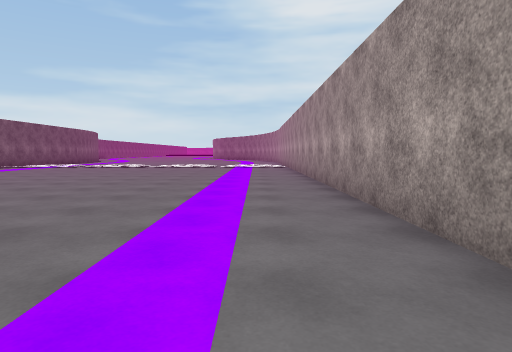
[1] (above)

24 first-person views from a walk through a Unity game level. The camera is 1.2 m above the floor, tilts 4° down and sees 75° across. The floor is counted in squares, 2 m on a side. Each view is taken from the middle of a square. On the plan, view 1 faces up. The plan holds only what a view shows up to about 10 squares ahead; the rest is blank. The place goes on beyond the plan. Surface patterns are stand-ins for the level's own textures.

[2]
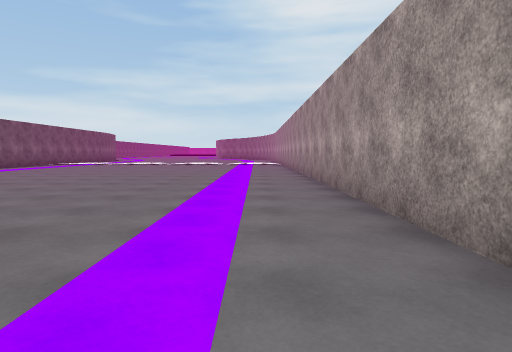

[3]
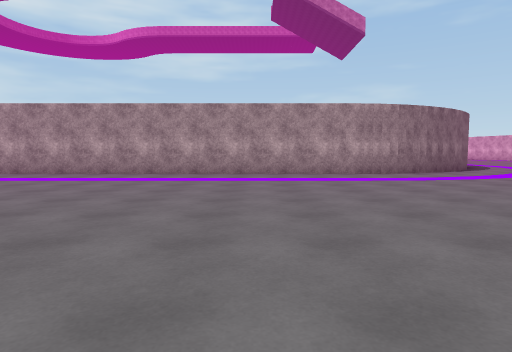

[4]
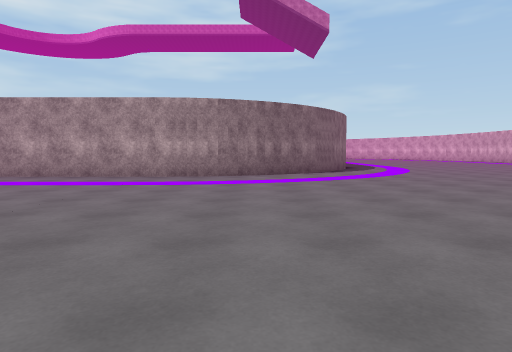

[5]
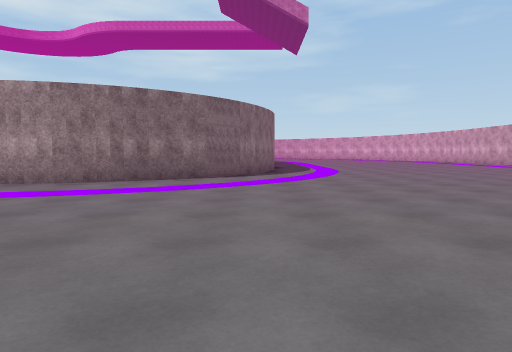

[6]
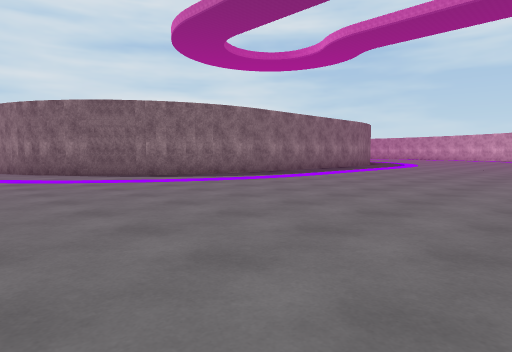

[7]
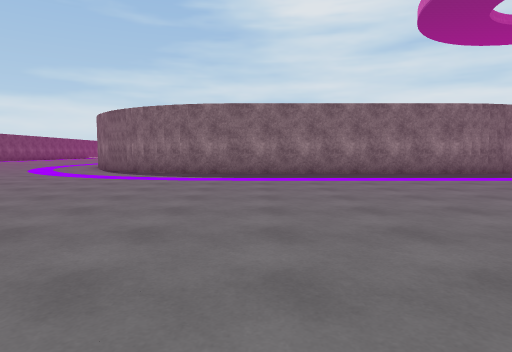

[8]
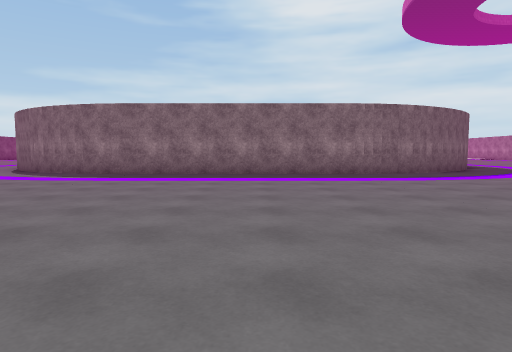

[9]
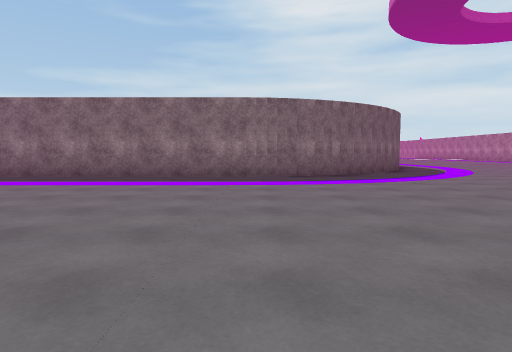

[10]
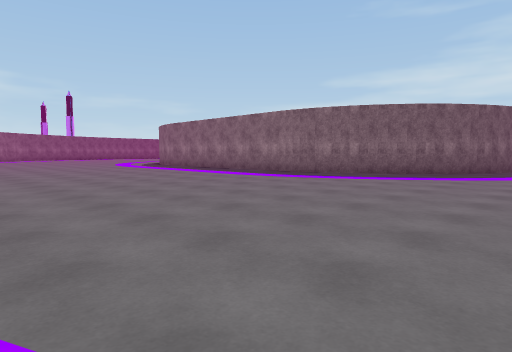

[11]
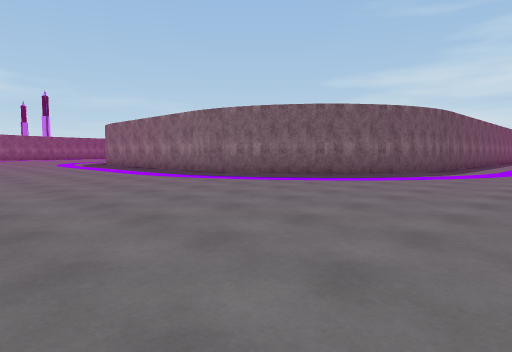

[12]
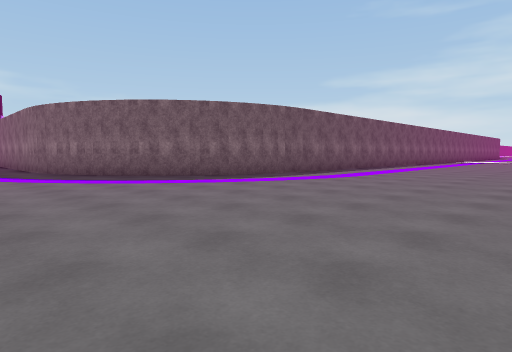

[13]
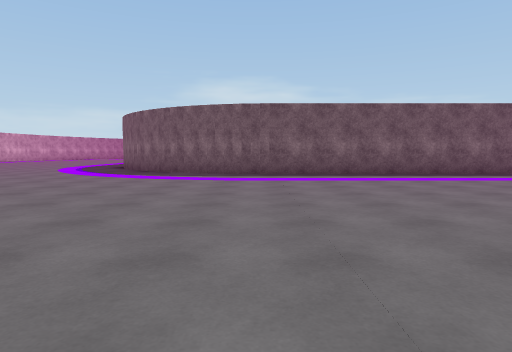

[14]
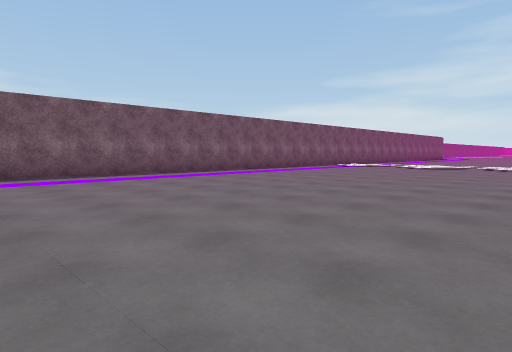

[15]
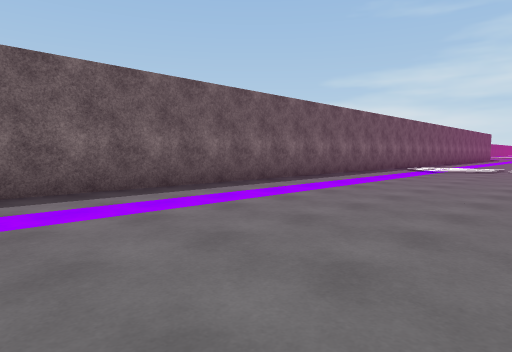

[16]
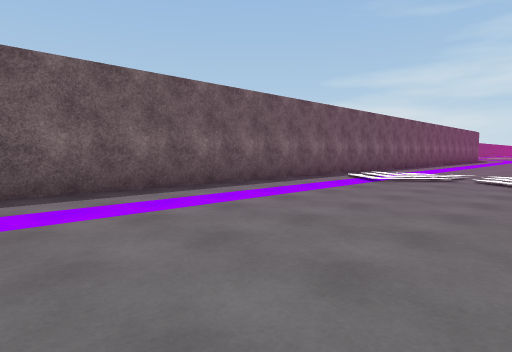

[17]
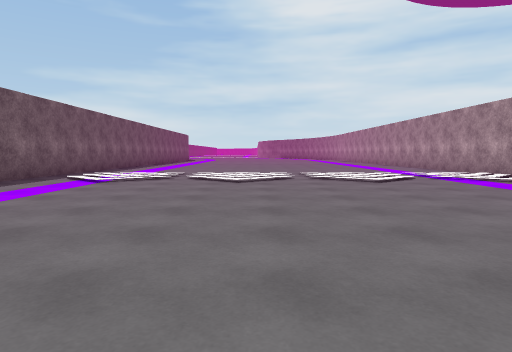

[18]
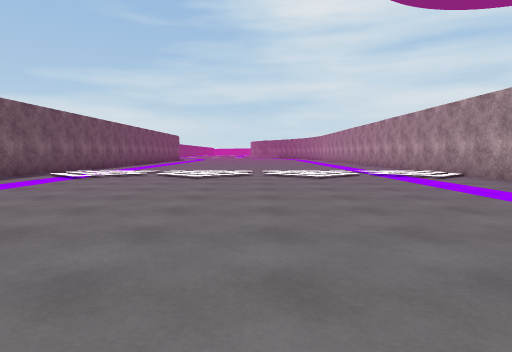

[19]
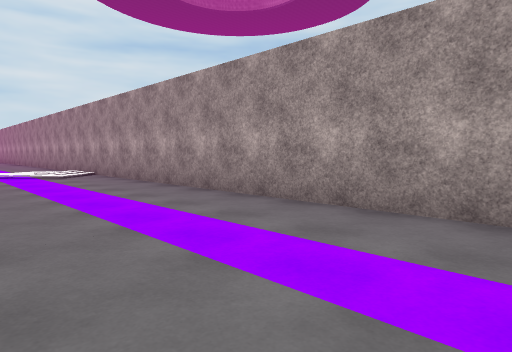

[20]
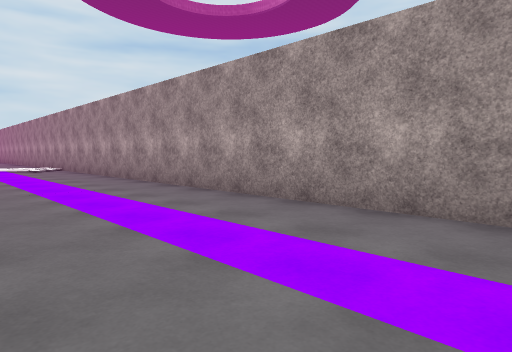

[21]
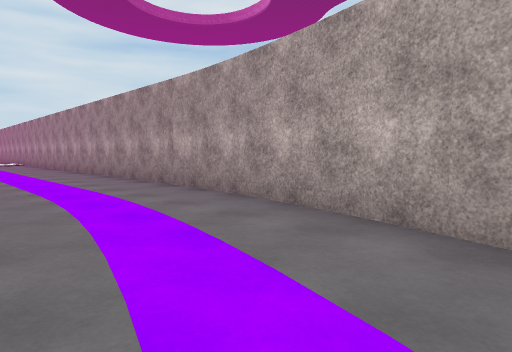

[22]
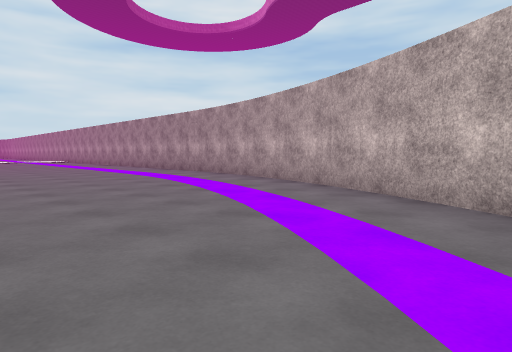

[23]
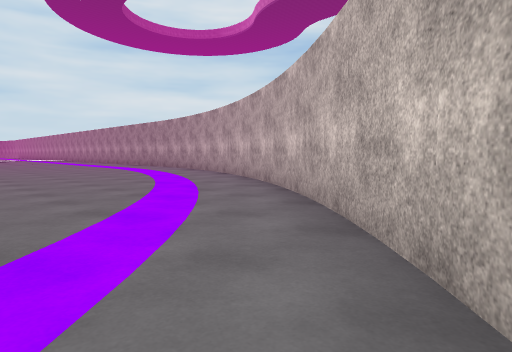

[24]
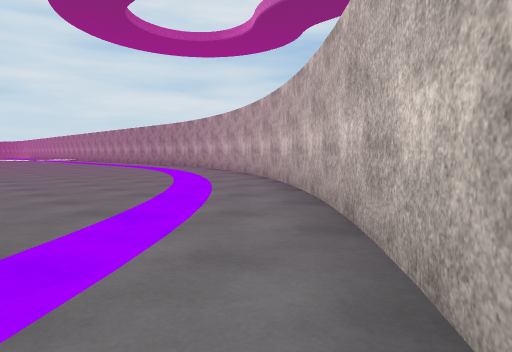

### Floor plan
Key: @ floor where view 1 was taken; # wall or solid block; . floor; / step, stairs or slope.
Columns run from 8 left of view 1 to 32 right of it. Each row starts with its distance up from view 1.
 10  .........#                #.           #
  9  .........#                #./ .//.//.//#
  8   ........#                #.//.//.//./.#
  7  .........#                #.//.//.//.//#
  6  .........#                #............#
  5   ........#                #............#
  4    .......#                #............#
  3    .......#                #............#
  2     ......#                #............#
  1      .....#                #............#
  0    .....@.#                #............#
 -1   ........#                #............#
 -2  .........#                #............#
 -3 ..........#                #............#
 -4  .........#                #............#
 -5   ........#                #............#
 -6    .......#                #............#
 -7   ........#                #...........##
 -8  .........##              ##...........#
 -9   .........#              #............#
-10    ........###          ###............#
-11    ..........############..............#
-12     ..................................##
-13      .................................#
-14       ...............................##
-15         .............................#
-16         ............................##
-17         ...........................##
-18         ..........................##
-19         ..... ................ ..##
-20                ...... .  ..... .##
-21                 .  .

Where each view was taken, in squares from view 1:
view 1: 0 up, 0 right, facing up
view 2: 3 down, 0 right, facing up
view 3: 3 down, 8 left, facing right
view 4: 8 down, 7 left, facing right
view 5: 11 down, 5 left, facing right
view 6: 19 down, 0 right, facing up-right
view 7: 21 down, 8 right, facing up
view 8: 21 down, 11 right, facing up
view 9: 20 down, 14 right, facing up
view 10: 20 down, 21 right, facing up-left
view 11: 18 down, 23 right, facing up-left
view 12: 14 down, 26 right, facing up-left
view 13: 6 down, 29 right, facing left
view 14: 6 down, 29 right, facing up-left
view 15: 4 down, 25 right, facing up-left
view 16: 0 up, 25 right, facing up-left
view 17: 0 up, 25 right, facing up
view 18: 1 down, 26 right, facing up
view 19: 2 down, 28 right, facing up-right
view 20: 5 down, 28 right, facing up-right
view 21: 11 down, 28 right, facing up-right
view 22: 15 down, 25 right, facing up-right
view 23: 19 down, 24 right, facing up-right
view 24: 20 down, 23 right, facing up-right
